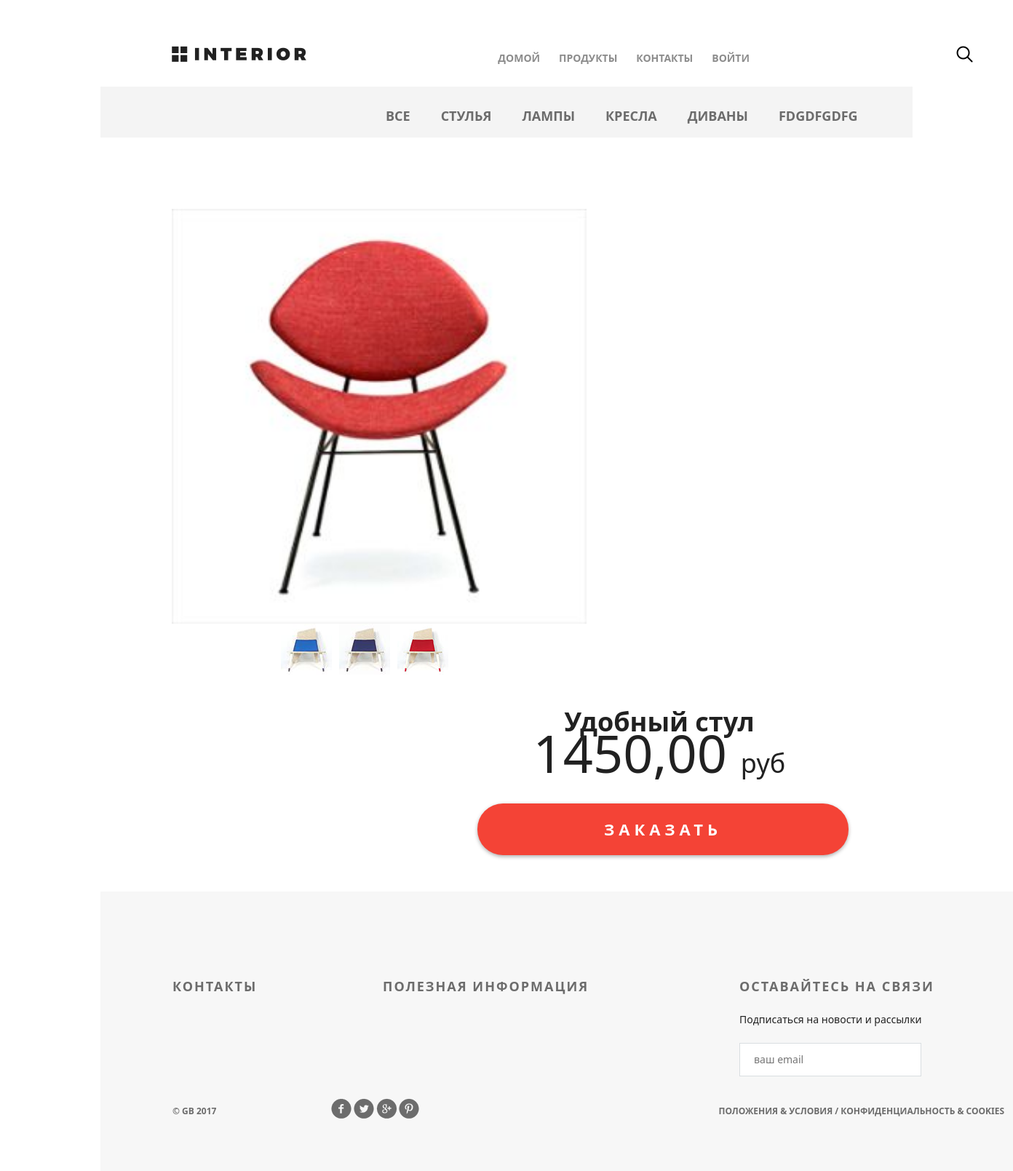
The page /products/19/ on the database its author committed.
### mainapp/models.py (models this page shows, shortened)
class ProductCategory(models.Model):
    name = models.CharField(
        verbose_name='имя',
        max_length=64,
        unique=True
    )
    description = models.TextField(
        verbose_name='описание',
        blank=True
    )
    is_active = models.BooleanField(
        verbose_name='активна',
        default=True
    )

class Product(models.Model):
    category = models.ForeignKey(
        ProductCategory,
        on_delete=models.CASCADE
    )
    name = models.CharField(
        verbose_name='имя продукт',
        max_length=128
    )
    image = models.ImageField(
        upload_to='products_images',
        blank=True
    )
    short_desc = models.CharField(
        verbose_name='краткое описание',
        max_length=60,
        blank=True
    )
    description = models.TextField(
        verbose_name='описание',
        blank=True
    )
    price = models.DecimalField(
        verbose_name='цена',
        max_digits=8,
        decimal_places=2,
        default=0
    )
    quantity = models.PositiveIntegerField(
        verbose_name='количество на складе',
        default=0
    )
    is_active = models.BooleanField(
        verbose_name='активна',
        default=True
    )

### mainapp/views.py (the view)
# urls.py: path('<int:pk>/', product, name='detail'),
def product(request, pk):
    title = "детали продукта"
    links_menu = ProductCategory.objects.all()
    product = get_object_or_404(Product, pk=pk)
    basket = get_basket(request.user)
    hot_product = get_hot_product()
    same_product = get_same_products(hot_product)
    context = {
        'title': title,
        'links_menu': links_menu,
        'product': product,
        'same_products': same_product,
        'basket': basket,
    }
    return render(request, 'mainapp/product.html', context=context)

### mainapp/views.py (called while the page is built)
def get_basket(user):
    if user.is_authenticated:
        return Basket.objects.filter(user=user)
    else:
        return []

def get_hot_product():
    products = Product.objects.all()
    return random.sample(list(products), 1)[0]

def get_same_products(hot_product):
    same_products = Product.objects.filter(category=hot_product.category).exclude(pk=hot_product.pk).order_by('price')
    return same_products

### mainapp/templates/mainapp/product.html (shortened to what this page needs)
{% extends 'geekshop/base.html' %}
{% load static %}
{% block css %}
    <link rel="stylesheet" type="text/css" href="{% static 'mainapp/style.css' %}">
{% endblock %}
{% block content %}
    <div class="hero-white">
        {% include 'geekshop/includes/header.html' %}
    </div>
    <div class="details">
        {% include 'mainapp/includes/inc_menu.html' %}
        <div class="details-products">
                <div class="details-slider">
                    <div class="slider-product">
                        <img src="/media/{{ product.image }}">
                    </div>
                    <div class="slider-control">
                        <div class="block">
                            <a href="#"><img src="/static/geekshop/img/controll.jpg" alt="">
                            </a>
                        </div>
                        <div class="block">
                            <a href="#"><img src="/static/geekshop/img/controll1.jpg" alt="">
                            </a>
                        </div>
                        <div class="block">
                            <a href="#"><img src="/static/geekshop/img/controll2.jpg" alt="">
                            </a>
                        </div>
                    </div>
                </div>
            <div class="description">
                <h3 class="big-bold">{{ product.name }}</h3>
                <p class="price"> {{ product.price }} <span>руб</span></p>
                <a href="{% url 'basket:add' product.pk %}" class="red-button">
                    заказать
                </a>
            </div>
        </div>
{% endblock %}

### mainapp/templates/mainapp/includes/inc_menu.html (shortened to what this page needs)
<div class="links clearfix">
    <ul class="links-menu">
      <li>
        <a href="{% url 'products:category' 0 %}"
           class="">
          все
        </a>
      </li>
        {% for link in links_menu %}
            <li><a href="{% url 'products:category' link.pk %}"
                   class="{% if request.resolver_match.kwargs.pk|add:'0' == link.pk %}active{% endif %}">{{ link.name }}</a></li>
        {% endfor %}
    </ul>
</div>

### geekshop/static/geekshop/style.css (style rules this page uses)
* { margin: 0; padding: 0; }
body { font-family: 'Montserrat', sans-serif; }
html, body { height: 100%; }
.clearfix:after { content: ""; display: block; clear: both; }
.big-bold { color: #212121; font-size: 36px; font-weight: 700; text-align: left; margin-bottom: 24px; line-height: 36px; }
.hero-white { background-color: #fff; height: 119px; padding-left: 98px; padding-right: 211px; position: relative; }
.links { height: 70px; background-color: #f4f4f4; position: relative; padding-left: 360px; }
.links-menu { margin: 27px auto 0px; position: absolute; }
.links-menu li { float: left; list-style-type: none; padding-right: 42px; }
.links-menu li a { text-decoration: none; color: #6c6c6c; font-size: 18px; font-weight: 700; text-transform: uppercase; }
.details-products { padding-left: 98px; padding-right: 98px; margin-top: 98px; height: 651px; }
.slider-product { width: 570px; height: 570px; }
.slider-control { width: 420px; height: 70px; margin: 11px auto 0px; padding-left: 150px }
.slider-control .block { height: 70px; width: 70px; position: relative; float: left; margin-right: 10px; }
.description { width: 535px; float: right; padding-left: 35px }
.description .big-bold { color: #212121; font-size: 36px; font-weight: 700; text-align: center; margin-top: 47px; margin-bottom: 0px; }
.description .price { color: #212121; font-size: 72px; font-weight: 300; line-height: 48px; text-align: center; }
.description .price span { color: #212121; font-size: 36px; font-weight: 300; line-height: 48px; text-align: center; }
.red-button { display: block; height: 71px; width: 510px; border-radius: 35px; background-color: #f44336; text-align: center; text-transform: uppercase; text-decoration: none; color: #ffffff; font-size: 22px; font-weight: 700; line-height: 24px; box-shadow: 0px 2px 4.85px 0.15px rgba(33, 33, 33, 0.35); line-height: 70px; letter-spacing: 6px; margin-top: 31px; }

### mainapp/static/mainapp/style.css (style rules this page uses)
.details-slider { width: 570px; float: left; margin-right: 30px; }
.slider-product img { width: 100%; }
.slider-control { width: 420px; height: 70px; margin: 0px 0px; padding-left: 150px; }

### rows shown on the page
ProductCategory: name "СТУЛЬЯ"
ProductCategory: name "ЛАМПЫ"
ProductCategory: name "КРЕСЛА"
ProductCategory: name "ДИВАНЫ"
ProductCategory: name "FDGDFGDFG"
Product: image (picture), name "Удобный стул", price "1450,00"
